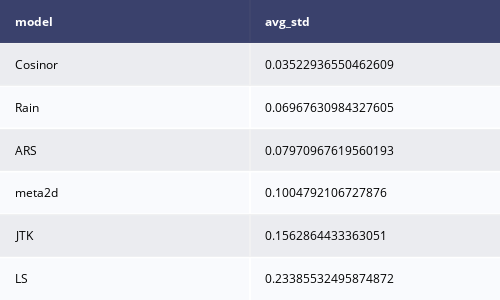

The notebook cell saved with this chart:
### Markdown cell above
Plot table of the global standard deviation of each models

### Code cell
#global std
import pandas as pd
import numpy as np
import plotly.figure_factory as ff
df_after_ind= pd.DataFrame()
for i in [1,2,3]:
    for j in [1,2,3]:
        filename=f"c{i}_n0{3*j}.csv"
        df_after = pd.read_csv(f"Out/{filename[:-4]}/metrics_{filename[:-4]}.csv")
        df_after['filename']=filename
        df_after_ind =pd.concat([df_after_ind,df_after])
models = ['ARS','JTK','LS','meta2d','Cosinor','Rain']
metrics = ["precision", "f1", "recall", "accuracy", "auc"]
df = pd.DataFrame(columns = ['model','avg_std'], dtype=float)
for model in models:
    res=[]
    for metric in metrics:
        std = df_after_ind[df_after_ind['model']==model][metric].std()
        res.append(std)
        #print(model,metric,std°
    #print(res)
    df =df.append({'model':model,'avg_std': np.array(res).mean()}, ignore_index=True)
fig1 = ff.create_table(df.sort_values(by='avg_std'))
fig1.update_layout(width=500, height=300)
fig1.show()

### Figure 1 — Plotly figure (JSON) as saved in the notebook; plotly's stock layout.template omitted (floating-point values rounded to 4 significant figures)
{"data": [{"colorscale": [[0, "#00083e"], [0.5, "#ededee"], [1, "#ffffff"]], "hoverinfo": "none", "opacity": 0.75, "showscale": false, "type": "heatmap", "z": [[0, 0], [0.5, 0.5], [1, 1], [0.5, 0.5], [1, 1], [0.5, 0.5], [1, 1]]}], "layout": {"annotations": [{"align": "left", "font": {"color": "#ffffff"}, "showarrow": false, "text": "<b>model</b>", "x": -0.45, "xanchor": "left", "xref": "x", "y": 0, "yref": "y"}, {"align": "left", "font": {"color": "#ffffff"}, "showarrow": false, "text": "<b>avg_std</b>", "x": 0.55, "xanchor": "left", "xref": "x", "y": 0, "yref": "y"}, {"align": "left", "font": {"color": "#000000"}, "showarrow": false, "text": "Cosinor", "x": -0.45, "xanchor": "left", "xref": "x", "y": 1, "yref": "y"}, {"align": "left", "font": {"color": "#000000"}, "showarrow": false, "text": "0.03522936550462609", "x": 0.55, "xanchor": "left", "xref": "x", "y": 1, "yref": "y"}, {"align": "left", "font": {"color": "#000000"}, "showarrow": false, "text": "Rain", "x": -0.45, "xanchor": "left", "xref": "x", "y": 2, "yref": "y"}, {"align": "left", "font": {"color": "#000000"}, "showarrow": false, "text": "0.06967630984327605", "x": 0.55, "xanchor": "left", "xref": "x", "y": 2, "yref": "y"}, {"align": "left", "font": {"color": "#000000"}, "showarrow": false, "text": "ARS", "x": -0.45, "xanchor": "left", "xref": "x", "y": 3, "yref": "y"}, {"align": "left", "font": {"color": "#000000"}, "showarrow": false, "text": "0.07970967619560193", "x": 0.55, "xanchor": "left", "xref": "x", "y": 3, "yref": "y"}, {"align": "left", "font": {"color": "#000000"}, "showarrow": false, "text": "meta2d", "x": -0.45, "xanchor": "left", "xref": "x", "y": 4, "yref": "y"}, {"align": "left", "font": {"color": "#000000"}, "showarrow": false, "text": "0.1004792106727876", "x": 0.55, "xanchor": "left", "xref": "x", "y": 4, "yref": "y"}, {"align": "left", "font": {"color": "#000000"}, "showarrow": false, "text": "JTK", "x": -0.45, "xanchor": "left", "xref": "x", "y": 5, "yref": "y"}, {"align": "left", "font": {"color": "#000000"}, "showarrow": false, "text": "0.1562864433363051", "x": 0.55, "xanchor": "left", "xref": "x", "y": 5, "yref": "y"}, {"align": "left", "font": {"color": "#000000"}, "showarrow": false, "text": "LS", "x": -0.45, "xanchor": "left", "xref": "x", "y": 6, "yref": "y"}, {"align": "left", "font": {"color": "#000000"}, "showarrow": false, "text": "0.23385532495874872", "x": 0.55, "xanchor": "left", "xref": "x", "y": 6, "yref": "y"}], "height": 300, "margin": {"b": 0, "l": 0, "r": 0, "t": 0}, "width": 500, "xaxis": {"dtick": 1, "gridwidth": 2, "showticklabels": false, "tick0": -0.5, "ticks": "", "zeroline": false}, "yaxis": {"autorange": "reversed", "dtick": 1, "gridwidth": 2, "showticklabels": false, "tick0": 0.5, "ticks": "", "zeroline": false}}}
